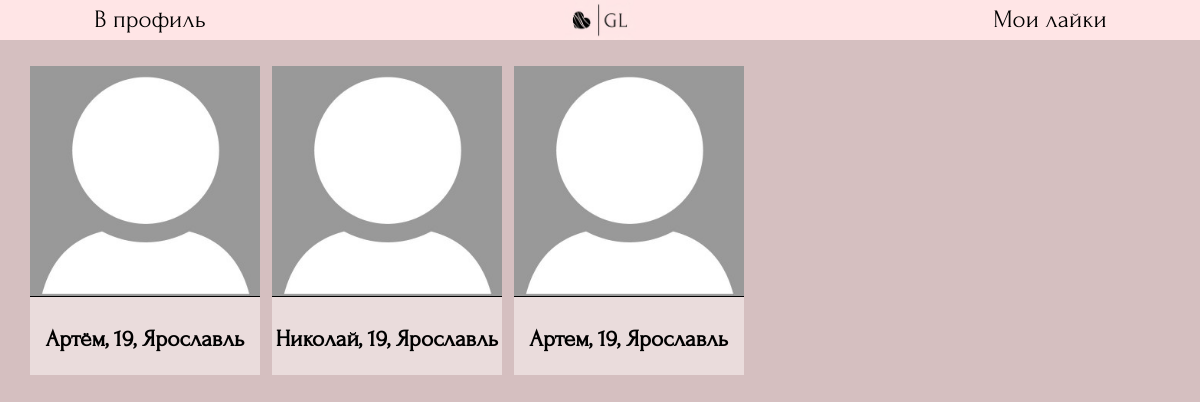
Before: /searching/ (signed in) with the older database file.
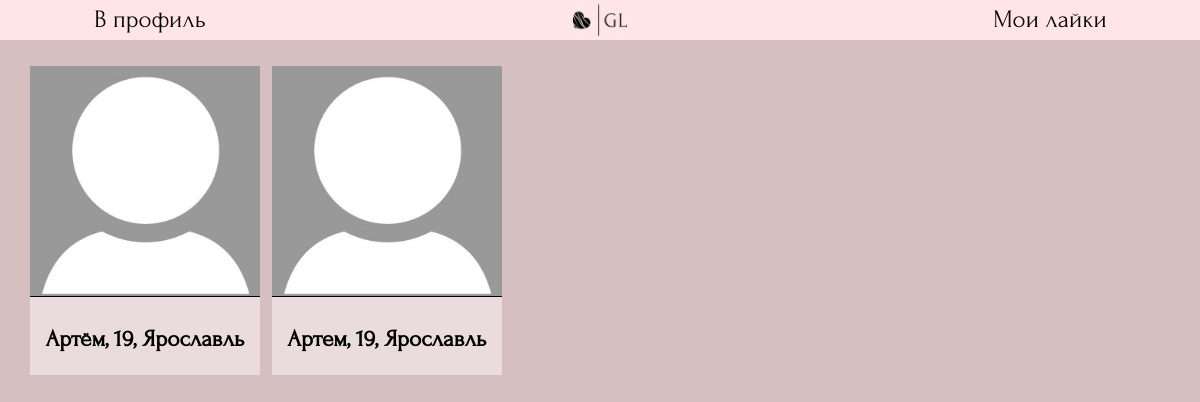
After: the same page with the newer database file.
### searching/models.py (models this page shows, shortened)
class Profile(models.Model):
    genders = (
        ('Парень', 'Парень'),
        ('Девушка', 'Девушка')
    )
    point_of_searching_list = (
        ('Отношения', 'Отношения'),
        ('Свидания', 'Свидания'),
        ('Дружба', 'Дружба'),
        ('Общение', 'Общение'),
    )
    name = models.CharField ('Имя', max_length=50)
    avatar = models.ImageField ('Фото', upload_to='photos/users', default='photos/users/default_avatar.jpg')
    age = models.IntegerField("Возраст")
    gender = models.CharField ("Пол", choices=genders, max_length=30, default=genders[0])
    point_of_searching = models.CharField ("Цель знакомства", choices=point_of_searching_list, max_length=30, default=point_of_searching_list[0])
    city = models.CharField ('Город', max_length=100, default="Не указано")
    description = models.TextField ('О себе', max_length=50)
    social = models.CharField ('Ссылка на соцсеть', max_length=50, default='@name')
    user = models.ForeignKey(User, verbose_name='Автор анкеты', on_delete=models.CASCADE)
    age_search_min = models.IntegerField("Возраст поиска (от)", default=16)
    age_search_max = models.IntegerField("Возраст поиска (до)", default=100)
    class Meta:
        verbose_name = "Анкета"
        verbose_name_plural = "Анкеты"

### searching/views.py (the view)
# urls.py: path('', views.ProfileViewAllFiltered.as_view(), name='profiles'), #все профили с фильтром
class ProfileViewAllFiltered(View):
    def get(self, request):
        profiles = Profile.objects.all()
        profiles_filtered = []
        filterinfo = makefilters(request.user.username)
        if filterinfo == {}:
            return redirect ('myprofile')
        for profile in profiles:
            searching_gender = 'Девушка'
            searching_city = filterinfo['city']
            user_profile = Profile.objects.get(pk=filterinfo['profileid'])
            if filterinfo['gender'] == 'Девушка':
                searching_gender = 'Парень'
            if (profile.gender == searching_gender and
                profile.city == searching_city and
                user_profile.age_search_min<=profile.age<=user_profile.age_search_max):
                profiles_filtered.append (profile)
        return render (request, 'searching/searching.html', {'profile_list': profiles_filtered})

### searching/views.py (called while the page is built)
def makefilters(username):
    profiles = Profile.objects.all()
    for profile in profiles:
        if profile.user.username == username:
            return {'profileid':profile.id,'city':profile.city, 'gender': profile.gender}
    return {}

### templates/searching/searching.html (shortened to what this page needs)
{% load static %}
<!DOCTYPE HTML>
<html>
	<head>
        <link rel="stylesheet" href="{% static 'css/searching.css' %}" type="text/css">
    </head>
    <body style="font-size: 20px;">
        <header>
            <button onclick="location.href='/searching/myprofile'">В профиль</button>
            <a class="logocontainer" href="{% url 'homepage' %}"><img class="mainlogo" src='{% static "css/bg_mini.jpg" %}' ></a>
            <button onclick="#">Мои лайки</button>
        </header>
        <main>
            {% for profile in profile_list %}
            <div class="oneprofile" >
                <div class="profilephoto" >
                    <img src="{{profile.avatar.url}}">
                </div>
                <div class="profiletext" >
                    <a href="{{profile.id}}"><h3>{{profile.name}}, {{profile.age}}, {{profile.city}}</h3></a>
                </div>
            </div>
            {% endfor %}
        </main>
    </body>
</html>

Changed rows visible on the page:
removed Profile: avatar (placeholder picture), name "Николай", age "19", city "Ярославль"
